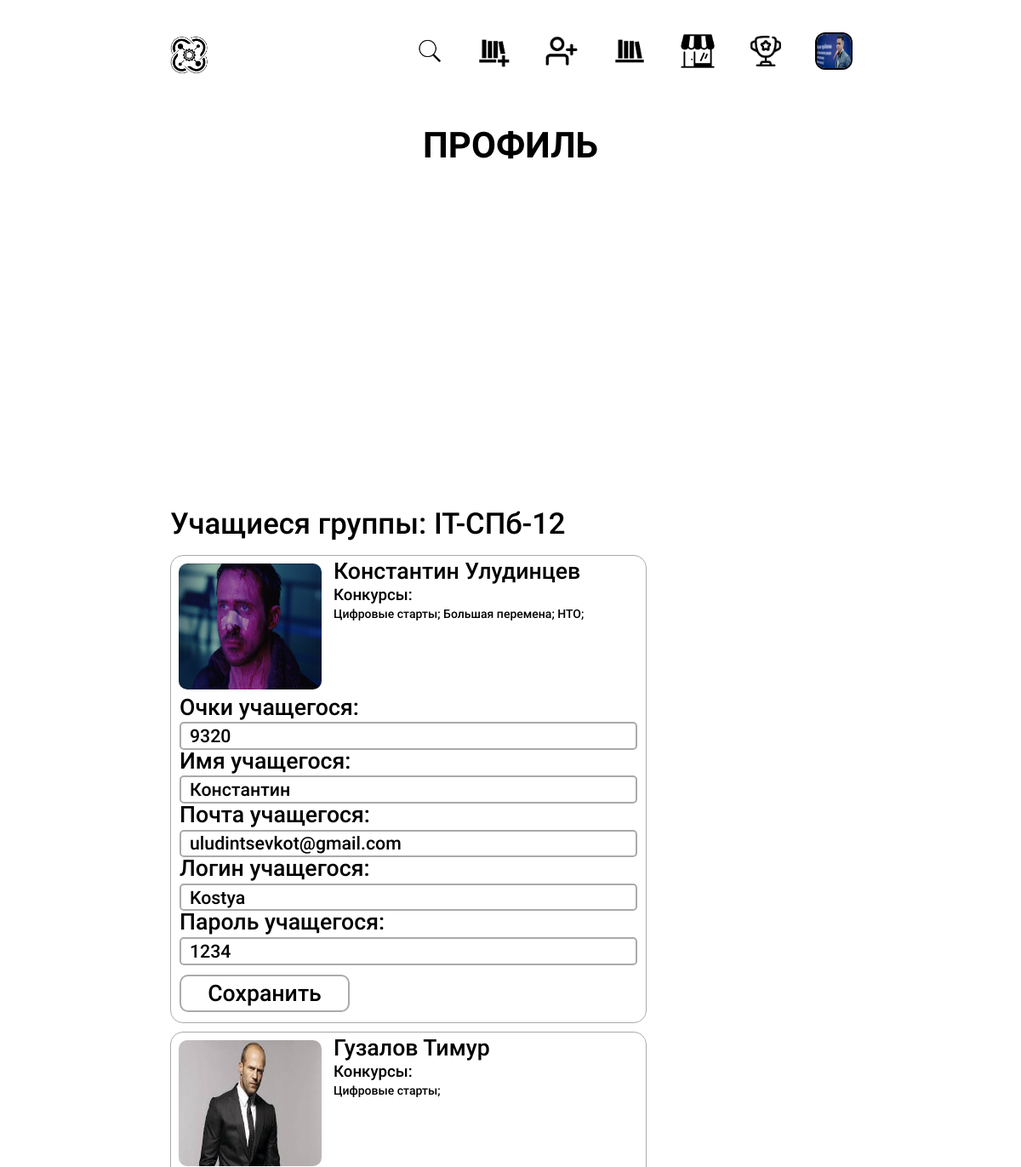
The page /teacher/1/ (signed in, upper part) on the database as committed earlier.
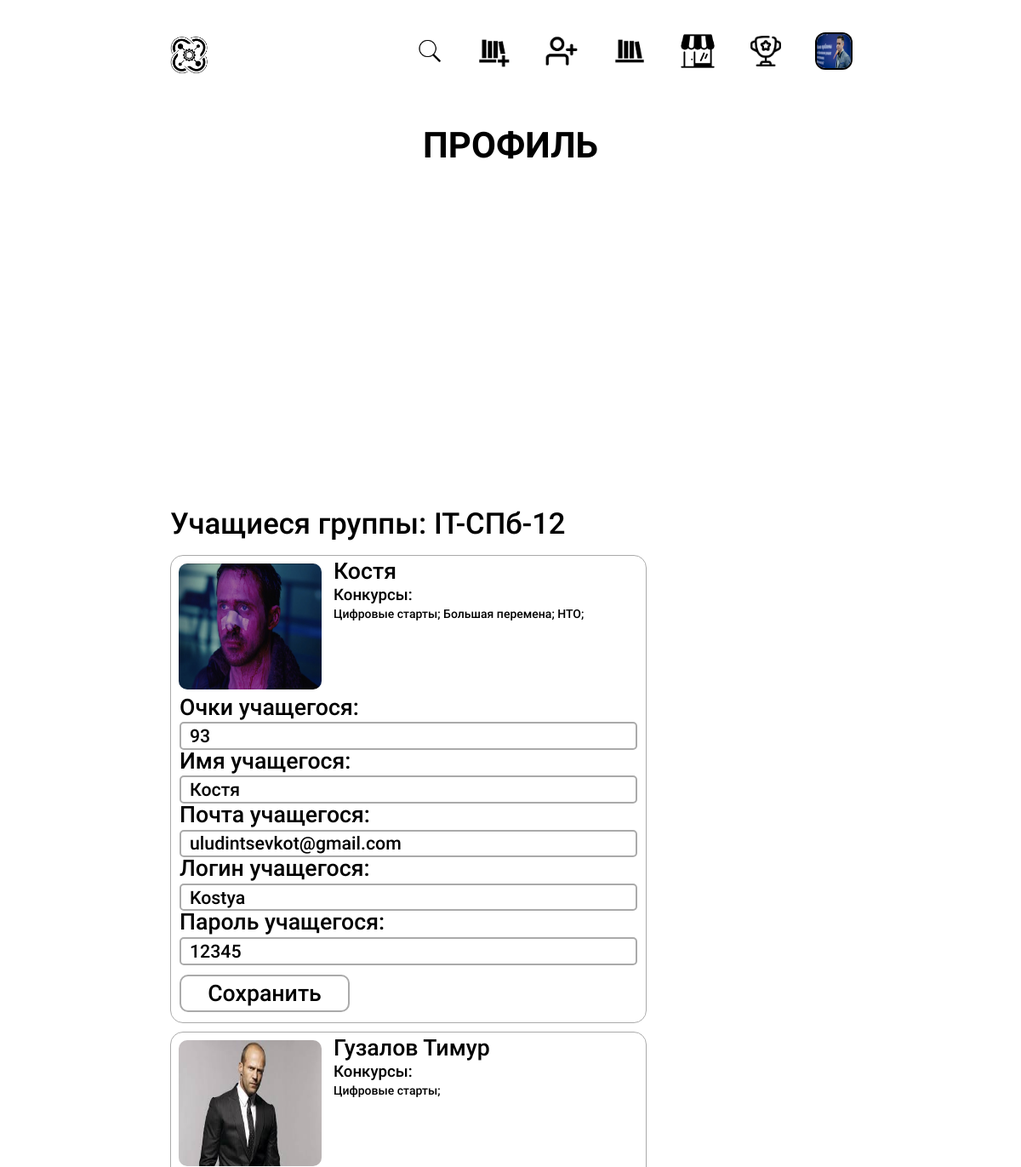
The same page on the database as committed later.
### base/models.py (models this page shows, shortened)
class Account(models.Model):
    name = models.CharField(max_length=80)
    description = models.CharField(max_length=200)
    photo = models.ImageField(upload_to='photos/%Y/%m/%d/')
    age = models.IntegerField()
    email = models.EmailField(max_length=200)
    time_created = models.DateTimeField(auto_now_add=True)
    rank = models.IntegerField(default=0)
    login = models.CharField(max_length=40)
    password = models.CharField(max_length=40)
    score = models.IntegerField(default=0)
    contact = models.CharField(max_length=80, null=True)
    size = models.CharField(max_length=10)
    projects = models.ManyToManyField(Project, null=True, blank=True)
    city = models.CharField(max_length=255, default="none")
    favorite = models.ManyToManyField(Competitions, null=True, blank=True)
    class Meta:
        unique_together = ('email', 'login', 'password', 'age', 'name')

### base/views.py (the view)
# urls.py: path('teacher/<str:pk>/', views.teacher, name="teacher"),
def teacher(request, pk):
    if "id" in request.session:
        id_per = int(request.session['id'])
        type_acc = request.session['type']
        if type_acc=="teacher":
            tt = True
        print(type_acc)
        if type_acc=="teacher":
            teacher = Teacher.objects.get(id=id_per)
            group = Group.objects.all()
            group = teacher.group_set.all()
            context = {'account': teacher, 'group': group, 'type': tt}
            return render(request, 'base/teacher.html', context)
        else:
            return redirect(f'/account/{id_per}')
    else:
        return redirect('/login')

### base/templates/base/teacher.html (shortened to what this page needs)
{% extends 'main.html' %}
{% load static %}
{% block title %}ПРОФИЛЬ{% endblock title %}
{% block content %}
        {% for onegroup in group %}
        <div class="students-list__title">Учащиеся группы: {{onegroup.name}}</div>
            <div class="students-list">
            {% for student in onegroup.pupils.all %}
                {% if student.name != account.name %}
                    <div class="student-block">
                        <div class="student-header">
                            <img class="student-photo" src="{{student.photo.url}}" alt="" srcset="">
                            <div>
                                <h2 class="student-name">{{student.name}}</h2>
                                <h4 class="student-competitions">Конкурсы:</h4>
                                <p class="student-competitions-all">{% for competition in student.favorite.all %} {{competition.name}}; {% endfor %}</p>
                            </div>
                        </div>
                        <div class="student-info">
                            <p class="student-info-text">Очки учащегося:</p>
                            <input id="{{student.id}}_point" class="student-score__input" type="text" value={{student.rank}}></input>
                            <p class="student-info-text">Имя учащегося:</p>
                            <input id="{{student.id}}_name" class="student-score__input" type="text" value={{student.name}}></input>
                            <p class="student-info-text">Почта учащегося:</p>
                            <input id="{{student.id}}_email" class="student-score__input" type="text" value={{student.email}}></input>
                            <p class="student-info-text">Логин учащегося:</p>
                            <input id="{{student.id}}_login" class="student-score__input" type="text" value={{student.login}}></input>
                            <p class="student-info-text">Пароль учащегося:</p>
                            <input id="{{student.id}}_pass" class="student-score__input" type="text" value={{student.password}}></input>
                            <div class="student-save_section">
                                <button class="student-score__button" onClick="pointsChange({{student.id}});">Сохранить</button>
                            </div>
                        </div>
                    </div>
                {% endif %}
            {% endfor %}
        {% endfor %}
    </div>
    {% endblock content %}

Rows that differ between the two databases and show on the page:
changed Account "uludintsevkot@gmail.com": name "Константин Улудинцев" → "Костя"; rank "9320" → "93"; name "Константин" → "Костя"; password "1234" → "12345"
